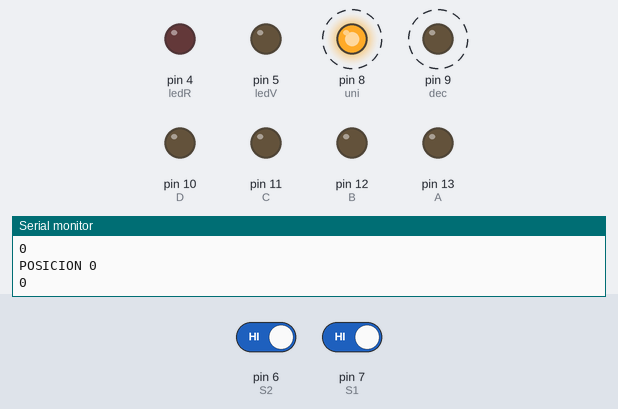
Simulated run of this sketch. Board: Arduino Uno, built with avr-gcc and run on an emulated ATmega328P. On the bench: output pins drawn as LEDs (lit = HIGH), the last lines printed to the serial monitor. Dashed ring = blinking. The inputs (shaded band) are chosen by the test bench; at power-on: pin 6 (S2) HIGH, pin 7 (S1) HIGH.

Above: at 1.2 s.
1.3 s: pin 6 (S2) driven LOW
At 2.72 s:
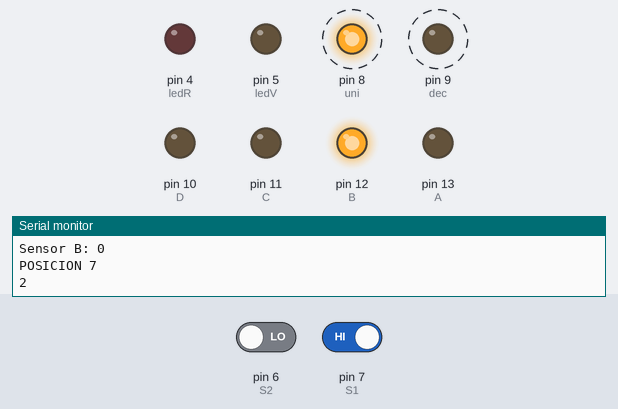
4.3 s: pin 7 (S1) driven LOW
Timing chart, 0 to 13.3 s (numbered marks = the images above; inputs shaded):
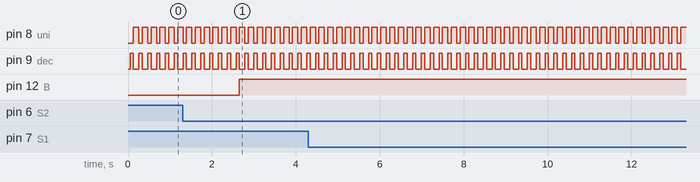

The sketch:

EdisonPicuasi-Laboratorio2.ino
```cpp
//Edison Picuasi
//Laboratorio 2

int A=13; //Pin salida display
int B=12; //Pin salida display
int C=11; //Pin salida display
int D=10; //Pin salida display
int dec=9;  //Pin de control display
int uni=8;  //Pin de control display
int S1=7; //Pin entrada sensor 1
int S2=6; //Pin entrada sensor 2

int ledV=5; //pin salida led
int ledR=4; //pin salida led

int decenas=0;  //variable de almacenaje
int unidades=0; //variable de almacenaje
int cont1=0;  //variable almacenaje valor sensor
int cont2=0;  //variable almacenaje valor sensor
int ver1; //variable almacenaje
int ver2; //variable almacenaje
int pos[3]; //variable almacenaje
int i=0; //variable conteo

int valor=0;  //variable incremento

void setup() {
Serial.begin(9600);
pinMode(A,OUTPUT);  //configuracion pin salida
pinMode(B,OUTPUT);  //configuracion pin salida
pinMode(C,OUTPUT);  //configuracion pin salida
pinMode(D,OUTPUT);  //configuracion pin salida
pinMode(dec,OUTPUT);  //configuracion pin salida
pinMode(uni,OUTPUT);  //configuracion pin salida
pinMode(S1,INPUT);  //configuracion pin entrada
pinMode(S2,INPUT);  //configuracion pin entrada
pinMode(ledV,OUTPUT); //configuracion salida
pinMode(ledR,OUTPUT); //configuracion salida


}

void loop() {

/*----------Lectura Valor Sensores----------*/

delay(50);
cont1=digitalRead(S1);  //variable almacenaje del sensor
cont2=digitalRead(S2);  //variable almacenaje del sensor
/*----------SENSOR 1----------*/
  if(cont1==LOW){
  //delay(100);
  Serial.print("Sensor A: ");
  Serial.println(cont1);
  ver1=1; //almacena valor
  i++;  //incrementa posicion
  pos[i]=ver1;  //almacena valor en posicion i
  }
/*----------SENSOR 2----------*/

  if(cont2==LOW){
  //delay(100);
  Serial.print("Sensor B: ");
  Serial.println(cont2);
  ver2=2; //almacena valor
  i++;  //incrementa posicion
  pos[i]=ver2;  //almacena valor en posicion i
  }
/*----------Condicion de Reset Contador----------*/

if(cont1==HIGH&&cont2==HIGH&&i==2){
  i=0;  //reinicia variable
  pos[1]=0; //reinicia valor en la posisicon 1
  pos[2]=0; //reinicia valor en la posisicon 1
  }
  Serial.print("POSICION ");
  Serial.println(i);
  Serial.println(pos[i]);

/*----------Condicion de Aumento----------*/

if (pos[1]==1&&pos[2]==2){

  Serial.println("Persona Entra");
  digitalWrite(ledV,HIGH); //variable ledV enciende
  delay(80);
  digitalWrite(ledV,LOW); //variable ledV apaga
  delay(80);
  valor++;  //incrementa variable
  decenas=valor/10; //almacena el valor de conteo
  unidades=(valor-decenas*10);  //almacena el valor de conteo
  }
/*----------Condicion de Reduccion----------*/

  if (pos[1]==2&&pos[2]==1){

  Serial.println("Persona Sale");
  digitalWrite(ledR,HIGH);  //variable ledR enciende
  delay(80);
  digitalWrite(ledR,LOW); //varible ledR apaga
  delay(80);
  valor--;  //disminuye variable
  decenas=valor/10; //almacena el valor de conteo
  unidades=(valor-decenas*10);  //almacena el valor de conteo
  }
/*----------Visualizacion en Displays----------*/

digitalWrite(dec,HIGH); //activa pin de decenas
digitalWrite(uni,LOW);  //desactiva el pin de las unidades
numeros(decenas); //llamamos al metodo
delay(80);

digitalWrite(dec,LOW);  //desactiva pin de decenas
digitalWrite(uni,HIGH); //activa pin de unidades
numeros(unidades);  //llamamos al metodo
delay(80);


}

void numeros(int j){
  switch(j){
    case 0:
    digitalWrite(A,LOW);
    digitalWrite(B,LOW);
    digitalWrite(C,LOW);
    digitalWrite(D,LOW);
    break;
    case 1:
    digitalWrite(A,HIGH);
    digitalWrite(B,LOW);
    digitalWrite(C,LOW);
    digitalWrite(D,LOW);
    break;
    case 2:
    digitalWrite(A,LOW);
    digitalWrite(B,HIGH);
    digitalWrite(C,LOW);
    digitalWrite(D,LOW);
    break;
    case 3:
    digitalWrite(A,HIGH);
    digitalWrite(B,HIGH);
    digitalWrite(C,LOW);
    digitalWrite(D,LOW);
    break;
    case 4:
    digitalWrite(A,LOW);
    digitalWrite(B,LOW);
    digitalWrite(C,HIGH);
    digitalWrite(D,LOW);
    break;
    case 5:
    digitalWrite(A,HIGH);
    digitalWrite(B,LOW);
    digitalWrite(C,HIGH);
    digitalWrite(D,LOW);
    break;
    case 6:
    digitalWrite(A,LOW);
    digitalWrite(B,HIGH);
    digitalWrite(C,HIGH);
    digitalWrite(D,LOW);
    break;
    case 7:
    digitalWrite(A,HIGH);
    digitalWrite(B,HIGH);
    digitalWrite(C,HIGH);
    digitalWrite(D,LOW);
    break;
    case 8:
    digitalWrite(A,LOW);
    digitalWrite(B,LOW);
    digitalWrite(C,LOW);
    digitalWrite(D,HIGH);
    break;
    case 9:
    digitalWrite(A,HIGH);
    digitalWrite(B,LOW);
    digitalWrite(C,LOW);
    digitalWrite(D,HIGH);
    break;
    }
}
```

Measured:
- after the input at 1.3 s, pin 12 (B): LOW → HIGH after 1.4 s
- by itself, pin 8 (uni): alternates HIGH for 0.13 s and LOW for 0.08 s
- by itself, pin 9 (dec): alternates HIGH for 0.08 s and LOW for 0.13 s
